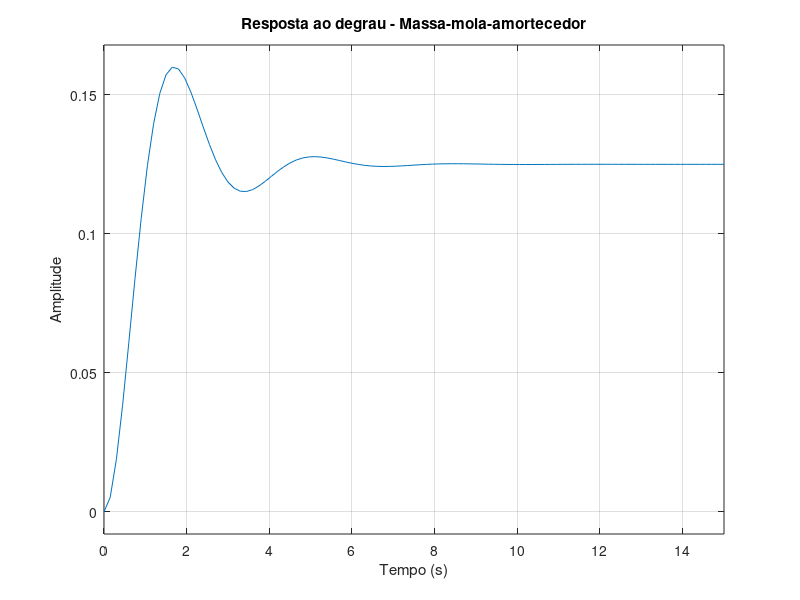
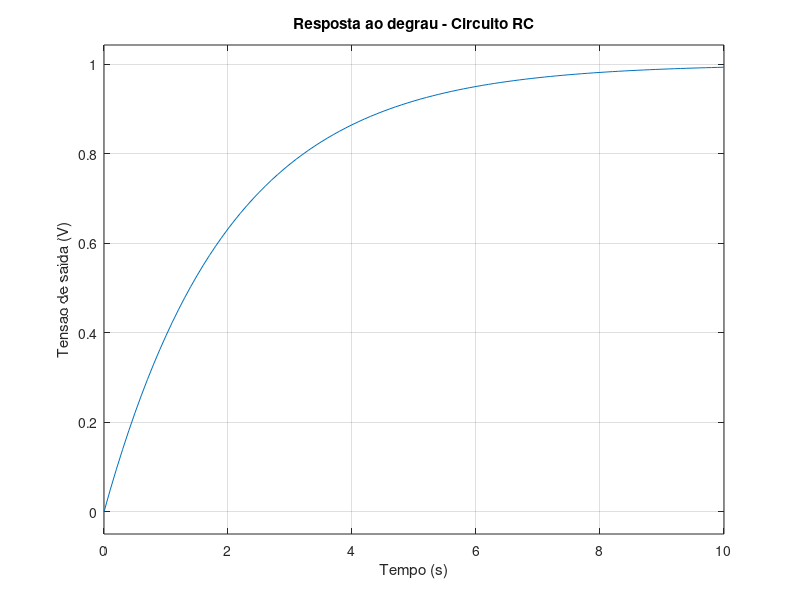
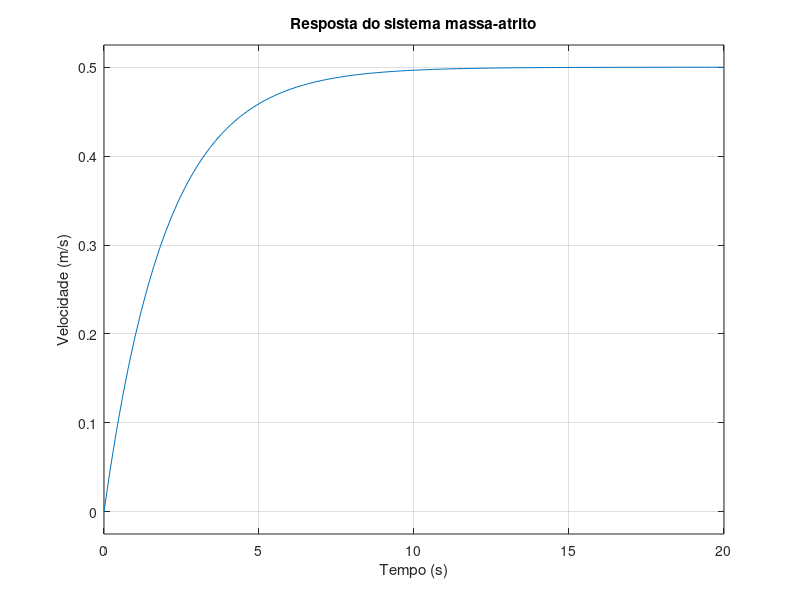

MATLAB code for these plots, in order:
clc;
clear all;
close all;

%% QUESTAO 1

M = 2;
B = 3;
K = 8;

num = 1;
den = [M B K];

G1 = tf(num, den)

figure;

step(G1, 15);

grid on;
xlabel('Tempo (s)');
ylabel('Amplitude');
title('Resposta ao degrau - Massa-mola-amortecedor');


%% QUESTAO 2

R = 1000;
tau = 2;

C = tau/R;

disp('Valor da capacitancia C (F):');
disp(C);

num = 1;
den = [R*C 1];

G1 = tf(num, den);

figure;

step(G1, 10);

grid on;
xlabel('Tempo (s)');
ylabel('Tensao de saida (V)');
title('Resposta ao degrau - Circuito RC');


%% QUESTAO 3

M = 4;
F = 1;
v_ss = 0.5;

B = F/v_ss;

disp('Valor do coeficiente de atrito B:');
disp(B);

num = 1;
den = [M B];

G1 = tf(num, den)

figure;

step(F*G1, 20);

grid on;
xlabel('Tempo (s)');
ylabel('Velocidade (m/s)');
title('Resposta do sistema massa-atrito');
